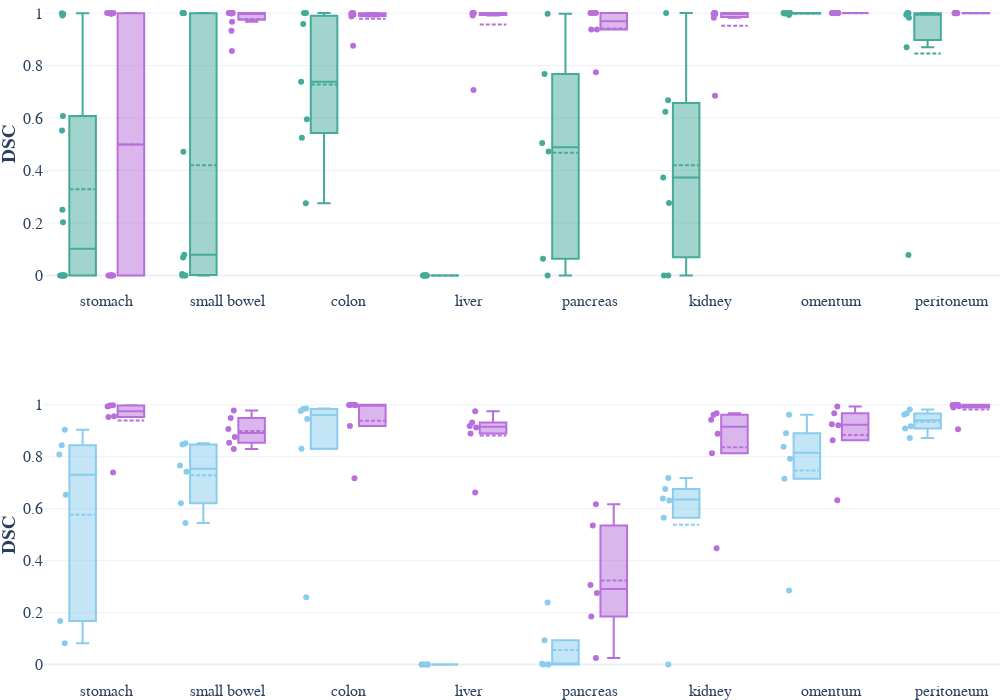

Notebook cell for this chart:
### Code cell
fig = make_subplots(
    rows=2,
    cols=1,
    shared_xaxes=True,
    vertical_spacing=0.15,
)

metric_name = "dice_metric"
network_renaming = {
    "baseline_pig": "baseline",
    "baseline_rat": "baseline",
    "projected-ICG_rat2pig": "xeno-learning",
    "projected-ICG_pig2rat": "xeno-learning",
}


def add_species(species: str, row: int, col: int) -> go.Figure:
    for network in df["network"].unique():
        if "baseline" in network:
            color = settings_species.species_colors[species]
        else:
            color = settings_species.xeno_learning_color

        network_short = network_renaming.get(network, network)

        for l, label_name in enumerate(df["label_name"].unique()):
            df_label = df[(df["species"] == species) & (df["label_name"] == label_name) & (df["network"] == network)]
            fig.add_trace(
                go.Box(
                    y=df_label[metric_name],
                    x=[settings_rat.labels_paper_renaming.get(label_name, label_name)] * len(df_label[metric_name]),
                    offsetgroup=network_short,
                    text=df_label["label_name"],
                    boxpoints="all",
                    boxmean=True,
                    name=network_short,
                    marker_color=color,
                    hovertext=df_label["subject_name"],
                    legendgroup=network_short,
                    showlegend=False,
                ),
                row=row,
                col=col,
            )

    return fig


add_species("pig", row=1, col=1)
add_species("rat", row=2, col=1)

fig.update_annotations(xanchor="left", x=0)
fig.update_yaxes(title_standoff=12)
fig.update_yaxes(tickfont=dict(size=16))
fig.update_xaxes(tickfont=dict(size=16))
xmin = -0.52
xmax = len(settings_species.icg_labels) - 0.6
fig.update_layout(
    yaxis_range=[-0.05, 1.05],
    xaxis_range=[xmin, xmax],
    xaxis_autorangeoptions_minallowed=xmin,
    xaxis_autorangeoptions_maxallowed=xmax,
)
fig.update_layout(boxmode="group", boxgap=0.2, boxgroupgap=0.45)
fig.update_layout(legend=dict(orientation="h", yanchor="bottom", y=1.01, xanchor="center", x=0.5))
fig.update_layout(
    template="plotly_white",
    height=700,
    width=1000,
    font_family="Libertinus Sans",
    font_size=16,
    margin=dict(l=0, r=0, b=0, t=0),
)
fig.update_xaxes(showticklabels=True)
fig.update_yaxes(title="<b>DSC</b>", title_standoff=10)
fig.write_image(settings_species.paper_dir / "icg_performance.pdf")
fig

### Figure 1 — Plotly figure (JSON) as saved in the notebook; plotly's stock layout.template omitted (floating-point values rounded to 4 significant figures)
{"data": [{"boxmean": true, "boxpoints": "all", "hovertext": ["P005", "P113", "P105", "P104", "P102", "P101", "P076", "P027", "P025", "P103", "P013", "P008", "P007", "P006"], "legendgroup": "baseline", "marker": {"color": "#44AA99"}, "name": "baseline", "offsetgroup": "baseline", "showlegend": false, "text": ["stomach", "stomach", "stomach", "stomach", "stomach", "stomach", "stomach", "stomach", "stomach", "stomach", "stomach", "stomach", "stomach", "stomach"], "type": "box", "x": ["stomach", "stomach", "stomach", "stomach", "stomach", "stomach", "stomach", "stomach", "stomach", "stomach", "stomach", "stomach", "stomach", "stomach"], "xaxis": "x", "y": [0.0, 0.2033, 0.608, 0.9966, 0.9993, 0.2502, 0.5523, 0.0, 0.0, 0.9907, 0.0, 0.0, 0.0, 0.0], "yaxis": "y"}, {"boxmean": true, "boxpoints": "all", "hovertext": ["P014", "P103", "P105", "P102", "P013", "P005", "P113", "P104", "P006", "P101", "P076"], "legendgroup": "baseline", "marker": {"color": "#44AA99"}, "name": "baseline", "offsetgroup": "baseline", "showlegend": false, "text": ["small_bowel", "small_bowel", "small_bowel", "small_bowel", "small_bowel", "small_bowel", "small_bowel", "small_bowel", "small_bowel", "small_bowel", "small_bowel"], "type": "box", "x": ["small bowel", "small bowel", "small bowel", "small bowel", "small bowel", "small bowel", "small bowel", "small bowel", "small bowel", "small bowel", "small bowel"], "xaxis": "x", "y": [1.0, 0.4713, 0.0, 0.07895, 1.0, 0.9994, 0.06852, 0.0, 1.0, 0.0, 0.005738], "yaxis": "y"}, {"boxmean": true, "boxpoints": "all", "hovertext": ["P101", "P076", "P105", "P113", "P103", "P104", "P102"], "legendgroup": "baseline", "marker": {"color": "#44AA99"}, "name": "baseline", "offsetgroup": "baseline", "showlegend": false, "text": ["colon", "colon", "colon", "colon", "colon", "colon", "colon"], "type": "box", "x": ["colon", "colon", "colon", "colon", "colon", "colon", "colon"], "xaxis": "x", "y": [1.0, 0.2749, 1.0, 0.7387, 0.5956, 0.9582, 0.5251], "yaxis": "y"}, {"boxmean": true, "boxpoints": "all", "hovertext": ["P102", "P105", "P103", "P113", "P101", "P076", "P104"], "legendgroup": "baseline", "marker": {"color": "#44AA99"}, "name": "baseline", "offsetgroup": "baseline", "showlegend": false, "text": ["liver", "liver", "liver", "liver", "liver", "liver", "liver"], "type": "box", "x": ["liver", "liver", "liver", "liver", "liver", "liver", "liver"], "xaxis": "x", "y": [0.0, 0.0, 0.0, 0.000109, 0.0, 0.0004378, 0.0], "yaxis": "y"}, {"boxmean": true, "boxpoints": "all", "hovertext": ["P103", "P102", "P113", "P101", "P104", "P105"], "legendgroup": "baseline", "marker": {"color": "#44AA99"}, "name": "baseline", "offsetgroup": "baseline", "showlegend": false, "text": ["pancreas", "pancreas", "pancreas", "pancreas", "pancreas", "pancreas"], "type": "box", "x": ["pancreas", "pancreas", "pancreas", "pancreas", "pancreas", "pancreas"], "xaxis": "x", "y": [0.9981, 0.5046, 0.0, 0.7675, 0.4724, 0.06416], "yaxis": "y"}, {"boxmean": true, "boxpoints": "all", "hovertext": ["P104", "P005", "P113", "P105", "P103", "P101", "P102"], "legendgroup": "baseline", "marker": {"color": "#44AA99"}, "name": "baseline", "offsetgroup": "baseline", "showlegend": false, "text": ["kidney", "kidney", "kidney", "kidney", "kidney", "kidney", "kidney"], "type": "box", "x": ["kidney", "kidney", "kidney", "kidney", "kidney", "kidney", "kidney"], "xaxis": "x", "y": [0.6245, 1.0, 0.0, 0.6679, 0.2763, 0.0, 0.3738], "yaxis": "y"}, {"boxmean": true, "boxpoints": "all", "hovertext": ["P102", "P105", "P113", "P101", "P104", "P103"], "legendgroup": "baseline", "marker": {"color": "#44AA99"}, "name": "baseline", "offsetgroup": "baseline", "showlegend": false, "text": ["omentum", "omentum", "omentum", "omentum", "omentum", "omentum"], "type": "box", "x": ["omentum", "omentum", "omentum", "omentum", "omentum", "omentum"], "xaxis": "x", "y": [1.0, 1.0, 0.9983, 0.9929, 1.0, 1.0], "yaxis": "y"}, {"boxmean": true, "boxpoints": "all", "hovertext": ["P101", "P105", "P104", "P102", "P103", "P076", "P113"], "legendgroup": "baseline", "marker": {"color": "#44AA99"}, "name": "baseline", "offsetgroup": "baseline", "showlegend": false, "text": ["peritoneum", "peritoneum", "peritoneum", "peritoneum", "peritoneum", "peritoneum", "peritoneum"], "type": "box", "x": ["peritoneum", "peritoneum", "peritoneum", "peritoneum", "peritoneum", "peritoneum", "peritoneum"], "xaxis": "x", "y": [1.0, 0.9941, 0.982, 0.9997, 0.9999, 0.07778, 0.8695], "yaxis": "y"}, {"boxmean": true, "boxpoints": "all", "hovertext": [], "legendgroup": "baseline", "marker": {"color": "#44AA99"}, "name": "baseline", "offsetgroup": "baseline", "showlegend": false, "text": [], "type": "box", "x": [], "xaxis": "x", "y": [], "yaxis": "y"}, {"boxmean": true, "boxpoints": "all", "hovertext": [], "legendgroup": "baseline", "marker": {"color": "#44AA99"}, "name": "baseline", "offsetgroup": "baseline", "showlegend": false, "text": [], "type": "box", "x": [], "xaxis": "x", "y": [], "yaxis": "y"}, {"boxmean": true, "boxpoints": "all", "hovertext": [], "legendgroup": "baseline", "marker": {"color": "#44AA99"}, "name": "baseline", "offsetgroup": "baseline", "showlegend": false, "text": [], "type": "box", "x": [], "xaxis": "x", "y": [], "yaxis": "y"}, {"boxmean": true, "boxpoints": "all", "hovertext": [], "legendgroup": "baseline", "marker": {"color": "#44AA99"}, "name": "baseline", "offsetgroup": "baseline", "showlegend": false, "text": [], "type": "box", "x": [], "xaxis": "x", "y": [], "yaxis": "y"}, {"boxmean": true, "boxpoints": "all", "hovertext": [], "legendgroup": "baseline", "marker": {"color": "#44AA99"}, "name": "baseline", "offsetgroup": "baseline", "showlegend": false, "text": [], "type": "box", "x": [], "xaxis": "x", "y": [], "yaxis": "y"}, {"boxmean": true, "boxpoints": "all", "hovertext": [], "legendgroup": "baseline", "marker": {"color": "#44AA99"}, "name": "baseline", "offsetgroup": "baseline", "showlegend": false, "text": [], "type": "box", "x": [], "xaxis": "x", "y": [], "yaxis": "y"}, {"boxmean": true, "boxpoints": "all", "hovertext": [], "legendgroup": "baseline", "marker": {"color": "#44AA99"}, "name": "baseline", "offsetgroup": "baseline", "showlegend": false, "text": [], "type": "box", "x": [], "xaxis": "x", "y": [], "yaxis": "y"}, {"boxmean": true, "boxpoints": "all", "hovertext": [], "legendgroup": "baseline", "marker": {"color": "#44AA99"}, "name": "baseline", "offsetgroup": "baseline", "showlegend": false, "text": [], "type": "box", "x": [], "xaxis": "x", "y": [], "yaxis": "y"}, {"boxmean": true, "boxpoints": "all", "hovertext": ["P005", "P113", "P105", "P104", "P102", "P101", "P076", "P027", "P025", "P103", "P013", "P008", "P007", "P006"], "legendgroup": "xeno-learning", "marker": {"color": "#b86fdc"}, "name": "xeno-learning", "offsetgroup": "xeno-learning", "showlegend": false, "text": ["stomach", "stomach", "stomach", "stomach", "stomach", "stomach", "stomach", "stomach", "stomach", "stomach", "stomach", "stomach", "stomach", "stomach"], "type": "box", "x": ["stomach", "stomach", "stomach", "stomach", "stomach", "stomach", "stomach", "stomach", "stomach", "stomach", "stomach", "stomach", "stomach", "stomach"], "xaxis": "x", "y": [0.0, 0.9982, 0.9999, 1.0, 0.9978, 1.0, 1.0, 0.0, 0.0, 0.9994, 0.0, 0.0, 0.0, 0.0], "yaxis": "y"}, {"boxmean": true, "boxpoints": "all", "hovertext": ["P014", "P103", "P105", "P102", "P013", "P005", "P113", "P104", "P006", "P101", "P076"], "legendgroup": "xeno-learning", "marker": {"color": "#b86fdc"}, "name": "xeno-learning", "offsetgroup": "xeno-learning", "showlegend": false, "text": ["small_bowel", "small_bowel", "small_bowel", "small_bowel", "small_bowel", "small_bowel", "small_bowel", "small_bowel", "small_bowel", "small_bowel", "small_bowel"], "type": "box", "x": ["small bowel", "small bowel", "small bowel", "small bowel", "small bowel", "small bowel", "small bowel", "small bowel", "small bowel", "small bowel", "small bowel"], "xaxis": "x", "y": [1.0, 0.9989, 1.0, 0.9669, 1.0, 0.9996, 0.8555, 1.0, 1.0, 0.9325, 0.9991], "yaxis": "y"}, {"boxmean": true, "boxpoints": "all", "hovertext": ["P101", "P076", "P105", "P113", "P103", "P104", "P102"], "legendgroup": "xeno-learning", "marker": {"color": "#b86fdc"}, "name": "xeno-learning", "offsetgroup": "xeno-learning", "showlegend": false, "text": ["colon", "colon", "colon", "colon", "colon", "colon", "colon"], "type": "box", "x": ["colon", "colon", "colon", "colon", "colon", "colon", "colon"], "xaxis": "x", "y": [1.0, 0.9938, 0.997, 0.9869, 1.0, 0.9996, 0.8756], "yaxis": "y"}, {"boxmean": true, "boxpoints": "all", "hovertext": ["P102", "P105", "P103", "P113", "P101", "P076", "P104"], "legendgroup": "xeno-learning", "marker": {"color": "#b86fdc"}, "name": "xeno-learning", "offsetgroup": "xeno-learning", "showlegend": false, "text": ["liver", "liver", "liver", "liver", "liver", "liver", "liver"], "type": "box", "x": ["liver", "liver", "liver", "liver", "liver", "liver", "liver"], "xaxis": "x", "y": [1.0, 0.9998, 1.0, 0.9905, 1.0, 0.7071, 1.0], "yaxis": "y"}, {"boxmean": true, "boxpoints": "all", "hovertext": ["P103", "P102", "P113", "P101", "P104", "P105"], "legendgroup": "xeno-learning", "marker": {"color": "#b86fdc"}, "name": "xeno-learning", "offsetgroup": "xeno-learning", "showlegend": false, "text": ["pancreas", "pancreas", "pancreas", "pancreas", "pancreas", "pancreas"], "type": "box", "x": ["pancreas", "pancreas", "pancreas", "pancreas", "pancreas", "pancreas"], "xaxis": "x", "y": [1.0, 1.0, 0.9378, 0.7747, 1.0, 0.9378], "yaxis": "y"}, {"boxmean": true, "boxpoints": "all", "hovertext": ["P104", "P005", "P113", "P105", "P103", "P101", "P102"], "legendgroup": "xeno-learning", "marker": {"color": "#b86fdc"}, "name": "xeno-learning", "offsetgroup": "xeno-learning", "showlegend": false, "text": ["kidney", "kidney", "kidney", "kidney", "kidney", "kidney", "kidney"], "type": "box", "x": ["kidney", "kidney", "kidney", "kidney", "kidney", "kidney", "kidney"], "xaxis": "x", "y": [0.9973, 1.0, 0.6846, 0.9819, 1.0, 0.9967, 1.0], "yaxis": "y"}, {"boxmean": true, "boxpoints": "all", "hovertext": ["P102", "P105", "P113", "P101", "P104", "P103"], "legendgroup": "xeno-learning", "marker": {"color": "#b86fdc"}, "name": "xeno-learning", "offsetgroup": "xeno-learning", "showlegend": false, "text": ["omentum", "omentum", "omentum", "omentum", "omentum", "omentum"], "type": "box", "x": ["omentum", "omentum", "omentum", "omentum", "omentum", "omentum"], "xaxis": "x", "y": [1.0, 1.0, 0.9995, 1.0, 1.0, 1.0], "yaxis": "y"}, {"boxmean": true, "boxpoints": "all", "hovertext": ["P101", "P105", "P104", "P102", "P103", "P076", "P113"], "legendgroup": "xeno-learning", "marker": {"color": "#b86fdc"}, "name": "xeno-learning", "offsetgroup": "xeno-learning", "showlegend": false, "text": ["peritoneum", "peritoneum", "peritoneum", "peritoneum", "peritoneum", "peritoneum", "peritoneum"], "type": "box", "x": ["peritoneum", "peritoneum", "peritoneum", "peritoneum", "peritoneum", "peritoneum", "peritoneum"], "xaxis": "x", "y": [1.0, 1.0, 0.9995, 0.9999, 1.0, 1.0, 1.0], "yaxis": "y"}, {"boxmean": true, "boxpoints": "all", "hovertext": [], "legendgroup": "xeno-learning", "marker": {"color": "#b86fdc"}, "name": "xeno-learning", "offsetgroup": "xeno-learning", "showlegend": false, "text": [], "type": "box", "x": [], "xaxis": "x", "y": [], "yaxis": "y"}, {"boxmean": true, "boxpoints": "all", "hovertext": [], "legendgroup": "xeno-learning", "marker": {"color": "#b86fdc"}, "name": "xeno-learning", "offsetgroup": "xeno-learning", "showlegend": false, "text": [], "type": "box", "x": [], "xaxis": "x", "y": [], "yaxis": "y"}, {"boxmean": true, "boxpoints": "all", "hovertext": [], "legendgroup": "xeno-learning", "marker": {"color": "#b86fdc"}, "name": "xeno-learning", "offsetgroup": "xeno-learning", "showlegend": false, "text": [], "type": "box", "x": [], "xaxis": "x", "y": [], "yaxis": "y"}, {"boxmean": true, "boxpoints": "all", "hovertext": [], "legendgroup": "xeno-learning", "marker": {"color": "#b86fdc"}, "name": "xeno-learning", "offsetgroup": "xeno-learning", "showlegend": false, "text": [], "type": "box", "x": [], "xaxis": "x", "y": [], "yaxis": "y"}, {"boxmean": true, "boxpoints": "all", "hovertext": [], "legendgroup": "xeno-learning", "marker": {"color": "#b86fdc"}, "name": "xeno-learning", "offsetgroup": "xeno-learning", "showlegend": false, "text": [], "type": "box", "x": [], "xaxis": "x", "y": [], "yaxis": "y"}, {"boxmean": true, "boxpoints": "all", "hovertext": [], "legendgroup": "xeno-learning", "marker": {"color": "#b86fdc"}, "name": "xeno-learning", "offsetgroup": "xeno-learning", "showlegend": false, "text": [], "type": "box", "x": [], "xaxis": "x", "y": [], "yaxis": "y"}, {"boxmean": true, "boxpoints": "all", "hovertext": [], "legendgroup": "xeno-learning", "marker": {"color": "#b86fdc"}, "name": "xeno-learning", "offsetgroup": "xeno-learning", "showlegend": false, "text": [], "type": "box", "x": [], "xaxis": "x", "y": [], "yaxis": "y"}, {"boxmean": true, "boxpoints": "all", "hovertext": [], "legendgroup": "xeno-learning", "marker": {"color": "#b86fdc"}, "name": "xeno-learning", "offsetgroup": "xeno-learning", "showlegend": false, "text": [], "type": "box", "x": [], "xaxis": "x", "y": [], "yaxis": "y"}, {"boxmean": true, "boxpoints": "all", "hovertext": [], "legendgroup": "baseline", "marker": {"color": "#89CCED"}, "name": "baseline", "offsetgroup": "baseline", "showlegend": false, "text": [], "type": "box", "x": [], "xaxis": "x2", "y": [], "yaxis": "y2"}, {"boxmean": true, "boxpoints": "all", "hovertext": [], "legendgroup": "baseline", "marker": {"color": "#89CCED"}, "name": "baseline", "offsetgroup": "baseline", "showlegend": false, "text": [], "type": "box", "x": [], "xaxis": "x2", "y": [], "yaxis": "y2"}, {"boxmean": true, "boxpoints": "all", "hovertext": [], "legendgroup": "baseline", "marker": {"color": "#89CCED"}, "name": "baseline", "offsetgroup": "baseline", "showlegend": false, "text": [], "type": "box", "x": [], "xaxis": "x2", "y": [], "yaxis": "y2"}, {"boxmean": true, "boxpoints": "all", "hovertext": [], "legendgroup": "baseline", "marker": {"color": "#89CCED"}, "name": "baseline", "offsetgroup": "baseline", "showlegend": false, "text": [], "type": "box", "x": [], "xaxis": "x2", "y": [], "yaxis": "y2"}, {"boxmean": true, "boxpoints": "all", "hovertext": [], "legendgroup": "baseline", "marker": {"color": "#89CCED"}, "name": "baseline", "offsetgroup": "baseline", "showlegend": false, "text": [], "type": "box", "x": [], "xaxis": "x2", "y": [], "yaxis": "y2"}, {"boxmean": true, "boxpoints": "all", "hovertext": [], "legendgroup": "baseline", "marker": {"color": "#89CCED"}, "name": "baseline", "offsetgroup": "baseline", "showlegend": false, "text": [], "type": "box", "x": [], "xaxis": "x2", "y": [], "yaxis": "y2"}, {"boxmean": true, "boxpoints": "all", "hovertext": [], "legendgroup": "baseline", "marker": {"color": "#89CCED"}, "name": "baseline", "offsetgroup": "baseline", "showlegend": false, "text": [], "type": "box", "x": [], "xaxis": "x2", "y": [], "yaxis": "y2"}, {"boxmean": true, "boxpoints": "all", "hovertext": [], "legendgroup": "baseline", "marker": {"color": "#89CCED"}, "name": "baseline", "offsetgroup": "baseline", "showlegend": false, "text": [], "type": "box", "x": [], "xaxis": "x2", "y": [], "yaxis": "y2"}, {"boxmean": true, "boxpoints": "all", "hovertext": ["R043", "R046", "R047", "R048", "R044", "R045"], "legendgroup": "baseline", "marker": {"color": "#89CCED"}, "name": "baseline", "offsetgroup": "baseline", "showlegend": false, "text": ["stomach", "stomach", "stomach", "stomach", "stomach", "stomach"], "type": "box", "x": ["stomach", "stomach", "stomach", "stomach", "stomach", "stomach"], "xaxis": "x2", "y": [0.9039, 0.8446, 0.8087, 0.1682, 0.08246, 0.6537], "yaxis": "y2"}, {"boxmean": true, "boxpoints": "all", "hovertext": ["R047", "R045", "R044", "R046", "R043", "R048"], "legendgroup": "baseline", "marker": {"color": "#89CCED"}, "name": "baseline", "offsetgroup": "baseline", "showlegend": false, "text": ["small_bowel", "small_bowel", "small_bowel", "small_bowel", "small_bowel", "small_bowel"], "type": "box", "x": ["small bowel", "small bowel", "small bowel", "small bowel", "small bowel", "small bowel"], "xaxis": "x2", "y": [0.852, 0.6214, 0.5454, 0.7422, 0.8469, 0.7665], "yaxis": "y2"}, {"boxmean": true, "boxpoints": "all", "hovertext": ["R047", "R043", "R044", "R046", "R048", "R045"], "legendgroup": "baseline", "marker": {"color": "#89CCED"}, "name": "baseline", "offsetgroup": "baseline", "showlegend": false, "text": ["colon", "colon", "colon", "colon", "colon", "colon"], "type": "box", "x": ["colon", "colon", "colon", "colon", "colon", "colon"], "xaxis": "x2", "y": [0.9765, 0.9839, 0.2591, 0.9861, 0.8312, 0.946], "yaxis": "y2"}, {"boxmean": true, "boxpoints": "all", "hovertext": ["R047", "R046", "R045", "R048", "R044", "R043"], "legendgroup": "baseline", "marker": {"color": "#89CCED"}, "name": "baseline", "offsetgroup": "baseline", "showlegend": false, "text": ["liver", "liver", "liver", "liver", "liver", "liver"], "type": "box", "x": ["liver", "liver", "liver", "liver", "liver", "liver"], "xaxis": "x2", "y": [0.0, 0.0005967, 0.0, 0.0, 0.0, 0.0], "yaxis": "y2"}, {"boxmean": true, "boxpoints": "all", "hovertext": ["R045", "R047", "R043", "R048", "R044", "R046"], "legendgroup": "baseline", "marker": {"color": "#89CCED"}, "name": "baseline", "offsetgroup": "baseline", "showlegend": false, "text": ["pancreas", "pancreas", "pancreas", "pancreas", "pancreas", "pancreas"], "type": "box", "x": ["pancreas", "pancreas", "pancreas", "pancreas", "pancreas", "pancreas"], "xaxis": "x2", "y": [0.09397, 0.003321, 2.174e-05, 2.331e-05, 0.0, 0.2393], "yaxis": "y2"}, {"boxmean": true, "boxpoints": "all", "hovertext": ["R045", "R048", "R044", "R043", "R047", "R046"], "legendgroup": "baseline", "marker": {"color": "#89CCED"}, "name": "baseline", "offsetgroup": "baseline", "showlegend": false, "text": ["kidney", "kidney", "kidney", "kidney", "kidney", "kidney"], "type": "box", "x": ["kidney", "kidney", "kidney", "kidney", "kidney", "kidney"], "xaxis": "x2", "y": [0.5658, 0.6313, 0.0, 0.6395, 0.6763, 0.7183], "yaxis": "y2"}, {"boxmean": true, "boxpoints": "all", "hovertext": ["R047", "R046", "R048", "R045", "R044", "R043"], "legendgroup": "baseline", "marker": {"color": "#89CCED"}, "name": "baseline", "offsetgroup": "baseline", "showlegend": false, "text": ["omentum", "omentum", "omentum", "omentum", "omentum", "omentum"], "type": "box", "x": ["omentum", "omentum", "omentum", "omentum", "omentum", "omentum"], "xaxis": "x2", "y": [0.8392, 0.891, 0.7922, 0.7151, 0.2855, 0.9619], "yaxis": "y2"}, {"boxmean": true, "boxpoints": "all", "hovertext": ["R045", "R046", "R044", "R043", "R047", "R048"], "legendgroup": "baseline", "marker": {"color": "#89CCED"}, "name": "baseline", "offsetgroup": "baseline", "showlegend": false, "text": ["peritoneum", "peritoneum", "peritoneum", "peritoneum", "peritoneum", "peritoneum"], "type": "box", "x": ["peritoneum", "peritoneum", "peritoneum", "peritoneum", "peritoneum", "peritoneum"], "xaxis": "x2", "y": [0.9664, 0.9181, 0.9818, 0.9626, 0.9091, 0.8726], "yaxis": "y2"}, {"boxmean": true, "boxpoints": "all", "hovertext": [], "legendgroup": "xeno-learning", "marker": {"color": "#b86fdc"}, "name": "xeno-learning", "offsetgroup": "xeno-learning", "showlegend": false, "text": [], "type": "box", "x": [], "xaxis": "x2", "y": [], "yaxis": "y2"}, {"boxmean": true, "boxpoints": "all", "hovertext": [], "legendgroup": "xeno-learning", "marker": {"color": "#b86fdc"}, "name": "xeno-learning", "offsetgroup": "xeno-learning", "showlegend": false, "text": [], "type": "box", "x": [], "xaxis": "x2", "y": [], "yaxis": "y2"}, {"boxmean": true, "boxpoints": "all", "hovertext": [], "legendgroup": "xeno-learning", "marker": {"color": "#b86fdc"}, "name": "xeno-learning", "offsetgroup": "xeno-learning", "showlegend": false, "text": [], "type": "box", "x": [], "xaxis": "x2", "y": [], "yaxis": "y2"}, {"boxmean": true, "boxpoints": "all", "hovertext": [], "legendgroup": "xeno-learning", "marker": {"color": "#b86fdc"}, "name": "xeno-learning", "offsetgroup": "xeno-learning", "showlegend": false, "text": [], "type": "box", "x": [], "xaxis": "x2", "y": [], "yaxis": "y2"}, {"boxmean": true, "boxpoints": "all", "hovertext": [], "legendgroup": "xeno-learning", "marker": {"color": "#b86fdc"}, "name": "xeno-learning", "offsetgroup": "xeno-learning", "showlegend": false, "text": [], "type": "box", "x": [], "xaxis": "x2", "y": [], "yaxis": "y2"}, {"boxmean": true, "boxpoints": "all", "hovertext": [], "legendgroup": "xeno-learning", "marker": {"color": "#b86fdc"}, "name": "xeno-learning", "offsetgroup": "xeno-learning", "showlegend": false, "text": [], "type": "box", "x": [], "xaxis": "x2", "y": [], "yaxis": "y2"}, {"boxmean": true, "boxpoints": "all", "hovertext": [], "legendgroup": "xeno-learning", "marker": {"color": "#b86fdc"}, "name": "xeno-learning", "offsetgroup": "xeno-learning", "showlegend": false, "text": [], "type": "box", "x": [], "xaxis": "x2", "y": [], "yaxis": "y2"}, {"boxmean": true, "boxpoints": "all", "hovertext": [], "legendgroup": "xeno-learning", "marker": {"color": "#b86fdc"}, "name": "xeno-learning", "offsetgroup": "xeno-learning", "showlegend": false, "text": [], "type": "box", "x": [], "xaxis": "x2", "y": [], "yaxis": "y2"}, {"boxmean": true, "boxpoints": "all", "hovertext": ["R043", "R046", "R047", "R048", "R044", "R045"], "legendgroup": "xeno-learning", "marker": {"color": "#b86fdc"}, "name": "xeno-learning", "offsetgroup": "xeno-learning", "showlegend": false, "text": ["stomach", "stomach", "stomach", "stomach", "stomach", "stomach"], "type": "box", "x": ["stomach", "stomach", "stomach", "stomach", "stomach", "stomach"], "xaxis": "x2", "y": [0.9978, 0.9937, 0.9982, 0.7392, 0.9562, 0.9533], "yaxis": "y2"}, {"boxmean": true, "boxpoints": "all", "hovertext": ["R047", "R045", "R044", "R046", "R043", "R048"], "legendgroup": "xeno-learning", "marker": {"color": "#b86fdc"}, "name": "xeno-learning", "offsetgroup": "xeno-learning", "showlegend": false, "text": ["small_bowel", "small_bowel", "small_bowel", "small_bowel", "small_bowel", "small_bowel"], "type": "box", "x": ["small bowel", "small bowel", "small bowel", "small bowel", "small bowel", "small bowel"], "xaxis": "x2", "y": [0.9498, 0.8542, 0.8767, 0.9783, 0.907, 0.8296], "yaxis": "y2"}, {"boxmean": true, "boxpoints": "all", "hovertext": ["R047", "R043", "R044", "R046", "R048", "R045"], "legendgroup": "xeno-learning", "marker": {"color": "#b86fdc"}, "name": "xeno-learning", "offsetgroup": "xeno-learning", "showlegend": false, "text": ["colon", "colon", "colon", "colon", "colon", "colon"], "type": "box", "x": ["colon", "colon", "colon", "colon", "colon", "colon"], "xaxis": "x2", "y": [1.0, 0.9986, 1.0, 0.9999, 0.7173, 0.9181], "yaxis": "y2"}, {"boxmean": true, "boxpoints": "all", "hovertext": ["R047", "R046", "R045", "R048", "R044", "R043"], "legendgroup": "xeno-learning", "marker": {"color": "#b86fdc"}, "name": "xeno-learning", "offsetgroup": "xeno-learning", "showlegend": false, "text": ["liver", "liver", "liver", "liver", "liver", "liver"], "type": "box", "x": ["liver", "liver", "liver", "liver", "liver", "liver"], "xaxis": "x2", "y": [0.9129, 0.9184, 0.8901, 0.9321, 0.6624, 0.9758], "yaxis": "y2"}, {"boxmean": true, "boxpoints": "all", "hovertext": ["R045", "R047", "R043", "R048", "R044", "R046"], "legendgroup": "xeno-learning", "marker": {"color": "#b86fdc"}, "name": "xeno-learning", "offsetgroup": "xeno-learning", "showlegend": false, "text": ["pancreas", "pancreas", "pancreas", "pancreas", "pancreas", "pancreas"], "type": "box", "x": ["pancreas", "pancreas", "pancreas", "pancreas", "pancreas", "pancreas"], "xaxis": "x2", "y": [0.1847, 0.3061, 0.2758, 0.02527, 0.6171, 0.5353], "yaxis": "y2"}, {"boxmean": true, "boxpoints": "all", "hovertext": ["R045", "R048", "R044", "R043", "R047", "R046"], "legendgroup": "xeno-learning", "marker": {"color": "#b86fdc"}, "name": "xeno-learning", "offsetgroup": "xeno-learning", "showlegend": false, "text": ["kidney", "kidney", "kidney", "kidney", "kidney", "kidney"], "type": "box", "x": ["kidney", "kidney", "kidney", "kidney", "kidney", "kidney"], "xaxis": "x2", "y": [0.8134, 0.9674, 0.4474, 0.9424, 0.8892, 0.9618], "yaxis": "y2"}, {"boxmean": true, "boxpoints": "all", "hovertext": ["R047", "R046", "R048", "R045", "R044", "R043"], "legendgroup": "xeno-learning", "marker": {"color": "#b86fdc"}, "name": "xeno-learning", "offsetgroup": "xeno-learning", "showlegend": false, "text": ["omentum", "omentum", "omentum", "omentum", "omentum", "omentum"], "type": "box", "x": ["omentum", "omentum", "omentum", "omentum", "omentum", "omentum"], "xaxis": "x2", "y": [0.968, 0.9252, 0.8635, 0.6326, 0.994, 0.9213], "yaxis": "y2"}, {"boxmean": true, "boxpoints": "all", "hovertext": ["R045", "R046", "R044", "R043", "R047", "R048"], "legendgroup": "xeno-learning", "marker": {"color": "#b86fdc"}, "name": "xeno-learning", "offsetgroup": "xeno-learning", "showlegend": false, "text": ["peritoneum", "peritoneum", "peritoneum", "peritoneum", "peritoneum", "peritoneum"], "type": "box", "x": ["peritoneum", "peritoneum", "peritoneum", "peritoneum", "peritoneum", "peritoneum"], "xaxis": "x2", "y": [0.9942, 1.0, 0.906, 0.9999, 0.9899, 1.0], "yaxis": "y2"}], "layout": {"boxgap": 0.2, "boxgroupgap": 0.45, "boxmode": "group", "font": {"family": "Libertinus Sans", "size": 16}, "height": 700, "legend": {"orientation": "h", "x": 0.5, "xanchor": "center", "y": 1.01, "yanchor": "bottom"}, "margin": {"b": 0, "l": 0, "r": 0, "t": 0}, "width": 1000, "xaxis": {"anchor": "y", "autorangeoptions": {"maxallowed": 7.4, "minallowed": -0.52}, "domain": [0, 1], "matches": "x2", "range": [-0.52, 7.4], "showticklabels": true, "tickfont": {"size": 16}}, "xaxis2": {"anchor": "y2", "domain": [0, 1], "showticklabels": true, "tickfont": {"size": 16}}, "yaxis": {"anchor": "x", "domain": [0.575, 1], "range": [-0.05, 1.05], "tickfont": {"size": 16}, "title": {"standoff": 10, "text": "<b>DSC</b>"}}, "yaxis2": {"anchor": "x2", "domain": [0, 0.425], "tickfont": {"size": 16}, "title": {"standoff": 10, "text": "<b>DSC</b>"}}}}
